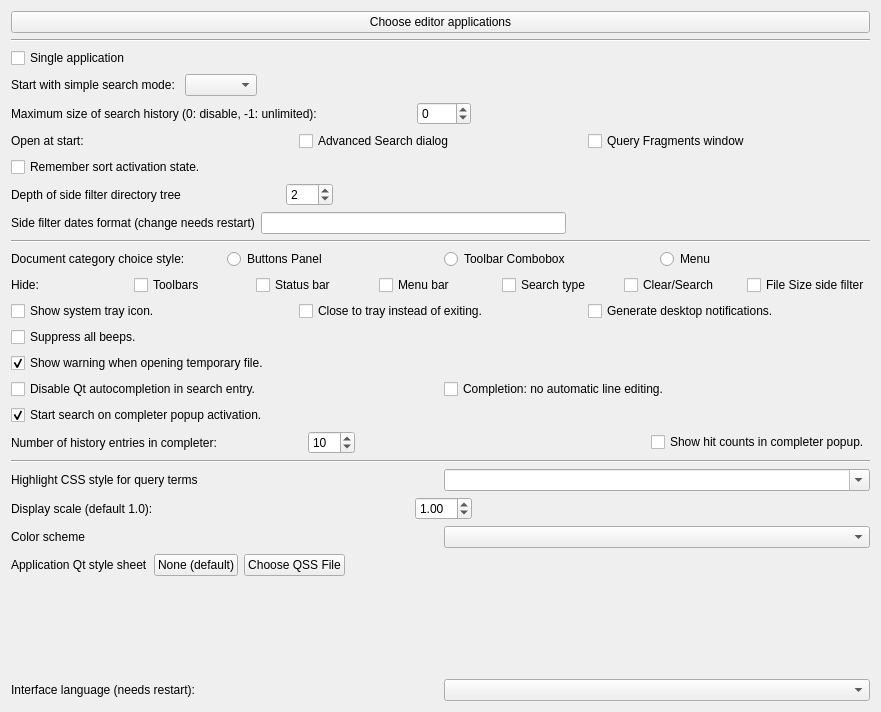
         <widget class="QWidget" name="scrollAreaWidgetContents">
          <property name="geometry">
           <rect>
            <x>0</x>
            <y>0</y>
            <width>881</width>
            <height>712</height>
           </rect>
          </property>
          <layout class="QVBoxLayout">
           <item>
            <widget class="QPushButton" name="viewActionPB">
             <property name="text">
              <string>Choose editor applications</string>
             </property>
            </widget>
           </item>
           <item>
            <widget class="Line" name="line1">
             <property name="orientation">
              <enum>Qt::Horizontal</enum>
             </property>
            </widget>
           </item>
           <item>
            <widget class="QCheckBox" name="singleappCB">
             <property name="toolTip">
              <string>If set, starting a new instance on the same index will raise an existing one.</string>
             </property>
             <property name="text">
              <string>Single application</string>
             </property>
             <property name="checked">
              <bool>false</bool>
             </property>
            </widget>
           </item>
           <item>
            <layout class="QHBoxLayout">
             <item>
              <widget class="QLabel" name="textLabelSST">
               <property name="text">
                <string>Start with simple search mode: </string>
               </property>
               <property name="wordWrap">
                <bool>false</bool>
               </property>
              </widget>
             </item>
             <item>
              <widget class="QComboBox" name="ssearchTypCMB"/>
             </item>
             <item>
              <spacer name="horizontalSpacer_12">
               <property name="orientation">
                <enum>Qt::Horizontal</enum>
               </property>
               <property name="sizeHint" stdset="0">
                <size>
                 <width>40</width>
                 <height>20</height>
                </size>
               </property>
              </spacer>
             </item>
            </layout>
           </item>
           <item>
            <layout class="QHBoxLayout" stretch="0,0,1">
             <item>
              <widget class="QLabel" name="hsLBL">
               <property name="sizePolicy">
                <sizepolicy hsizetype="Preferred" vsizetype="Preferred">
                 <horstretch>1</horstretch>
                 <verstretch>0</verstretch>
                </sizepolicy>
               </property>
               <property name="toolTip">
                <string>Limit the size of the search history. Use 0 to disable, -1 for unlimited.</string>
               </property>
               <property name="text">
                <string>Maximum size of search history (0: disable, -1: unlimited):</string>
               </property>
               <property name="wordWrap">
                <bool>false</bool>
               </property>
              </widget>
             </item>
             <item>
              <widget class="QSpinBox" name="maxHistSizeSB">
               <property name="minimum">
                <number>-1</number>
               </property>
               <property name="maximum">
                <number>1000</number>
               </property>
               <property name="value">
                <number>0</number>
               </property>
              </widget>
             </item>
             <item>
              <spacer name="horizontalSpacer_5">
               <property name="orientation">
                <enum>Qt::Horizontal</enum>
               </property>
               <property name="sizeHint" stdset="0">
                <size>
                 <width>40</width>
                 <height>20</height>
                </size>
               </property>
              </spacer>
             </item>
            </layout>
           </item>
           <item>
            <layout class="QHBoxLayout" stretch="0,1,1">
             <item>
              <widget class="QLabel" name="startLBL">
               <property name="sizePolicy">
                <sizepolicy hsizetype="Preferred" vsizetype="Preferred">
                 <horstretch>1</horstretch>
                 <verstretch>0</verstretch>
                </sizepolicy>
               </property>
               <property name="toolTip">
                <string>Things we open when starting up.</string>
               </property>
               <property name="text">
                <string>Open at start:</string>
               </property>
               <property name="wordWrap">
                <bool>false</bool>
               </property>
              </widget>
             </item>
             <item>
              <widget class="QCheckBox" name="initStartAdvCB">
               <property name="text">
                <string>Advanced Search dialog</string>
               </property>
               <property name="checked">
                <bool>false</bool>
               </property>
              </widget>
             </item>
             <item>
              <widget class="QCheckBox" name="startWithFragsToolOpenCB">
               <property name="text">
                <string>Query Fragments window</string>
               </property>
               <property name="checked">
                <bool>false</bool>
               </property>
              </widget>
             </item>
            </layout>
           </item>
           <item>
            <widget class="QCheckBox" name="keepSortCB">
             <property name="text">
              <string>Remember sort activation state.</string>
             </property>
             <property name="checked">
              <bool>false</bool>
             </property>
            </widget>
           </item>
           <item>
            <layout class="QHBoxLayout" stretch="0,0,2">
             <item>
              <widget class="QLabel" name="textLabel20">
               <property name="sizePolicy">
                <sizepolicy hsizetype="Preferred" vsizetype="Preferred">
                 <horstretch>1</horstretch>
                 <verstretch>0</verstretch>
                </sizepolicy>
               </property>
               <property name="toolTip">
                <string>Set to 0 to disable and speed up startup by avoiding tree computation.</string>
               </property>
               <property name="text">
                <string>Depth of side filter directory tree</string>
               </property>
               <property name="wordWrap">
                <bool>false</bool>
               </property>
              </widget>
             </item>
             <item>
              <widget class="QSpinBox" name="idxTreeDepthSB">
               <property name="minimum">
                <number>0</number>
               </property>
               <property name="maximum">
                <number>100</number>
               </property>
               <property name="value">
                <number>2</number>
               </property>
              </widget>
             </item>
             <item>
              <spacer name="horizontalSpacer_20">
               <property name="orientation">
                <enum>Qt::Horizontal</enum>
               </property>
               <property name="sizeHint" stdset="0">
                <size>
                 <width>40</width>
                 <height>20</height>
                </size>
               </property>
              </spacer>
             </item>
            </layout>
           </item>
           <item>
            <layout class="QHBoxLayout">
             <item>
              <widget class="QLabel" name="sidefilterdateformatLBL">
               <property name="toolTip">
                <string>See Qt QDateTimeEdit documentation. E.g. yyyy-MM-dd. Leave empty to use the default Qt/System format.</string>
               </property>
               <property name="text">
                <string>Side filter dates format (change needs restart)</string>
               </property>
               <property name="wordWrap">
                <bool>false</bool>
               </property>
              </widget>
             </item>
             <item>
              <widget class="QLineEdit" name="sidefilterdateformatLE">
               <property name="minimumSize">
                <size>
                 <width>30</width>
                 <height>0</height>
                </size>
               </property>
              </widget>
             </item>
             <item>
              <spacer name="sidefilterdateformatHSPC">
               <property name="orientation">
                <enum>Qt::Horizontal</enum>
               </property>
               <property name="sizeHint" stdset="0">
                <size>
                 <width>40</width>
                 <height>20</height>
                </size>
               </property>
              </spacer>
             </item>
            </layout>
           </item>
           <item>
            <widget class="Line" name="line2">
             <property name="orientation">
              <enum>Qt::Horizontal</enum>
             </property>
            </widget>
           </item>
           <item>
            <layout class="QHBoxLayout" name="horizontalLayout1">
             <item>
              <widget class="QLabel" name="label1">
               <property name="toolTip">
                <string>Decide if document filters are shown as radio buttons, toolbar combobox, or menu.</string>
               </property>
               <property name="text">
                <string>Document category choice style:</string>
               </property>
              </widget>
             </item>
             <item>
              <widget class="QRadioButton" name="filterBT_RB">
               <property name="text">
                <string>Buttons Panel</string>
               </property>
               <attribute name="buttonGroup">
                <string notr="true">buttonGroup_2</string>
               </attribute>
              </widget>
             </item>
             <item>
              <widget class="QRadioButton" name="filterCMB_RB">
               <property name="text">
                <string>Toolbar Combobox</string>
               </property>
               <attribute name="buttonGroup">
                <string notr="true">buttonGroup_2</string>
               </attribute>
              </widget>
             </item>
             <item>
              <widget class="QRadioButton" name="filterMN_RB">
               <property name="text">
                <string>Menu</string>
               </property>
               <attribute name="buttonGroup">
                <string notr="true">buttonGroup_2</string>
               </attribute>
              </widget>
             </item>
            </layout>
           </item>
           <item>
            <layout class="QHBoxLayout">
             <item>
              <widget class="QLabel" name="labeltb">
               <property name="toolTip">
                <string>Hide some user interface elements.</string>
               </property>
               <property name="text">
                <string>Hide:</string>
               </property>
              </widget>
             </item>
             <item>
              <widget class="QCheckBox" name="noToolbarsCB">
               <property name="text">
                <string>Toolbars</string>
               </property>
               <property name="checked">
                <bool>false</bool>
               </property>
              </widget>
             </item>
             <item>
              <widget class="QCheckBox" name="noStatusBarCB">
               <property name="text">
                <string>Status bar</string>
               </property>
               <property name="checked">
                <bool>false</bool>
               </property>
              </widget>
             </item>
             <item>
              <widget class="QCheckBox" name="noMenuBarCB">
               <property name="toolTip">
                <string>Show button instead.</string>
               </property>
               <property name="text">
                <string>Menu bar</string>
               </property>
               <property name="checked">
                <bool>false</bool>
               </property>
              </widget>
             </item>
             <item>
              <widget class="QCheckBox" name="noSSTypCMBCB">
               <property name="toolTip">
                <string>Show choice in menu only.</string>
               </property>
               <property name="text">
                <string>Search type</string>
               </property>
               <property name="checked">
                <bool>false</bool>
               </property>
              </widget>
             </item>
             <item>
              <widget class="QCheckBox" name="noClearSearchCB">
               <property name="text">
                <string>Clear/Search</string>
               </property>
               <property name="checked">
                <bool>false</bool>
               </property>
              </widget>
             </item>
             <item>
              <widget class="QCheckBox" name="noSizeFilterCB">
               <property name="toolTip">
                <string>Do not show the File Size tool in the side filters section</string>
               </property>
               <property name="text">
                <string>File Size side filter</string>
               </property>
               <property name="checked">
                <bool>false</bool>
               </property>
              </widget>
             </item>
            </layout>
           </item>
           <item>
            <layout class="QHBoxLayout">
             <item>
              <widget class="QCheckBox" name="showTrayIconCB">
               <property name="text">
                <string>Show system tray icon.</string>
               </property>
               <property name="checked">
                <bool>false</bool>
               </property>
              </widget>
             </item>
             <item>
              <widget class="QCheckBox" name="closeToTrayCB">
               <property name="text">
                <string>Close to tray instead of exiting.</string>
               </property>
               <property name="checked">
                <bool>false</bool>
               </property>
              </widget>
             </item>
             <item>
              <widget class="QCheckBox" name="trayMessagesCB">
               <property name="text">
                <string>Generate desktop notifications.</string>
               </property>
               <property name="checked">
                <bool>false</bool>
               </property>
              </widget>
             </item>
            </layout>
           </item>
           <item>
            <widget class="QCheckBox" name="noBeepsCB">
             <property name="text">
              <string>Suppress all beeps.</string>
             </property>
             <property name="checked">
              <bool>false</bool>
             </property>
            </widget>
           </item>
           <item>
            <widget class="QCheckBox" name="showTempFileWarningCB">
             <property name="text">
              <string>Show warning when opening temporary file.</string>
             </property>
             <property name="checked">
              <bool>true</bool>
             </property>
            </widget>
           </item>
           <item>
            <layout class="QHBoxLayout" name="horizontalLayout11">
             <item>
              <widget class="QCheckBox" name="ssNoCompleteCB">
               <property name="text">
                <string>Disable Qt autocompletion in search entry.</string>
               </property>
               <property name="checked">
                <bool>false</bool>
               </property>
              </widget>
             </item>
             <item>
              <widget class="QCheckBox" name="ssearchCompletePassiveCB">
               <property name="toolTip">
                <string>The completion only changes the entry when activated.</string>
               </property>
               <property name="text">
                <string>Completion: no automatic line editing.</string>
               </property>
               <property name="checked">
                <bool>false</bool>
               </property>
              </widget>
             </item>
            </layout>
           </item>
           <item>
            <widget class="QCheckBox" name="ssSearchOnCompleteCB">
             <property name="text">
              <string>Start search on completer popup activation.</string>
             </property>
             <property name="checked">
              <bool>true</bool>
             </property>
            </widget>
           </item>
           <item>
            <layout class="QHBoxLayout" name="horizontalLayout12">
             <item>
              <layout class="QHBoxLayout" stretch="0,0,1">
               <item>
                <widget class="QLabel" name="ssearchCompleterHistCntLBL">
                 <property name="sizePolicy">
                  <sizepolicy hsizetype="Preferred" vsizetype="Preferred">
                   <horstretch>1</horstretch>
                   <verstretch>0</verstretch>
                  </sizepolicy>
                 </property>
                 <property name="toolTip">
                  <string>Maximum number of history entries in completer list</string>
                 </property>
                 <property name="text">
                  <string>Number of history entries in completer:</string>
                 </property>
                 <property name="wordWrap">
                  <bool>false</bool>
                 </property>
                </widget>
               </item>
               <item>
                <widget class="QSpinBox" name="ssearchCompleterHistCntSB">
                 <property name="minimum">
                  <number>0</number>
                 </property>
                 <property name="maximum">
                  <number>100</number>
                 </property>
                 <property name="value">
                  <number>10</number>
                 </property>
                </widget>
               </item>
               <item>
                <spacer name="ssearchCompleterHistCntHSPC">
                 <property name="orientation">
                  <enum>Qt::Horizontal</enum>
                 </property>
                 <property name="sizeHint" stdset="0">
                  <size>
                   <width>40</width>
                   <height>20</height>
                  </size>
                 </property>
                </spacer>
               </item>
              </layout>
             </item>
             <item>
              <widget class="QCheckBox" name="showcompleterhitcountsCB">
               <property name="toolTip">
                <string>Displays the total number of occurences of the term in the index</string>
               </property>
               <property name="text">
                <string>Show hit counts in completer popup.</string>
               </property>
               <property name="checked">
                <bool>false</bool>
               </property>
              </widget>
             </item>
            </layout>
           </item>
           <item>
            <widget class="Line" name="line3">
             <property name="orientation">
              <enum>Qt::Horizontal</enum>
             </property>
            </widget>
           </item>
           <item>
            <layout class="QHBoxLayout">
             <item>
              <widget class="QLabel" name="textLabelqtc">
               <property name="text">
                <string>Highlight CSS style for query terms</string>
               </property>
               <property name="wordWrap">
                <bool>false</bool>
               </property>
              </widget>
             </item>
             <item>
              <widget class="QComboBox" name="qtermStyleCMB">
               <property name="minimumSize">
                <size>
                 <width>50</width>
                 <height>0</height>
                </size>
               </property>
               <property name="toolTip">
                <string>Query terms highlighting in results. &lt;br&gt;Maybe try something like &quot;color:red;background:yellow&quot; for something more lively than the default blue...</string>
               </property>
               <property name="editable">
                <bool>true</bool>
               </property>
               <property name="insertPolicy">
                <enum>QComboBox::NoInsert</enum>
               </property>
              </widget>
             </item>
            </layout>
           </item>
           <item>
            <layout class="QHBoxLayout" stretch="0,0,1">
             <item>
              <widget class="QLabel" name="wuiscaleLBL">
               <property name="sizePolicy">
                <sizepolicy hsizetype="Preferred" vsizetype="Preferred">
                 <horstretch>1</horstretch>
                 <verstretch>0</verstretch>
                </sizepolicy>
               </property>
               <property name="toolTip">
                <string>Zoom factor for the user interface. Useful if the default is not right for your screen resolution.</string>
               </property>
               <property name="text">
                <string>Display scale (default 1.0):</string>
               </property>
               <property name="wordWrap">
                <bool>false</bool>
               </property>
              </widget>
             </item>
             <item>
              <widget class="QDoubleSpinBox" name="wholeuiscaleSB">
               <property name="singleStep">
                <double>0.100000000000000</double>
               </property>
               <property name="value">
                <double>1.000000000000000</double>
               </property>
              </widget>
             </item>
             <item>
              <spacer name="wholeuiscaleHSPC">
               <property name="orientation">
                <enum>Qt::Horizontal</enum>
               </property>
               <property name="sizeHint" stdset="0">
                <size>
                 <width>40</width>
                 <height>20</height>
                </size>
               </property>
              </spacer>
             </item>
            </layout>
           </item>
           <item>
            <layout class="QHBoxLayout">
             <item>
              <widget class="QLabel" name="colorschemeLBL">
               <property name="text">
                <string>Color scheme</string>
               </property>
               <property name="wordWrap">
                <bool>false</bool>
               </property>
              </widget>
             </item>
             <item>
              <widget class="QComboBox" name="colorschemeCMB">
               <property name="minimumSize">
                <size>
                 <width>10</width>
                 <height>0</height>
                </size>
               </property>
               <property name="editable">
                <bool>false</bool>
               </property>
               <property name="insertPolicy">
                <enum>QComboBox::NoInsert</enum>
               </property>
              </widget>
             </item>
            </layout>
           </item>
           <item>
            <layout class="QHBoxLayout">
             <item>
              <widget class="QLabel" name="tLSTL">
               <property name="text">
                <string>Application Qt style sheet</string>
               </property>
               <property name="wordWrap">
                <bool>false</bool>
               </property>
              </widget>
             </item>
             <item>
              <widget class="QPushButton" name="resetSSPB">
               <property name="toolTip">
                <string>Resets the style sheet to default</string>
               </property>
               <property name="text">
                <string>None (default)</string>
               </property>
              </widget>
             </item>
             <item>
              <widget class="QPushButton" name="stylesheetPB">
               <property name="toolTip">
                <string>Opens a dialog to select the style sheet file.&lt;br&gt;Look at /usr/share/recoll/examples/recoll[-dark].qss for an example.</string>
               </property>
               <property name="text">
                <string>Choose QSS File</string>
               </property>
              </widget>
             </item>
             <item>
              <spacer name="horizontalSpacer_16">
               <property name="orientation">
                <enum>Qt::Horizontal</enum>
               </property>
               <property name="sizeHint" stdset="0">
                <size>
                 <width>40</width>
                 <height>20</height>
                </size>
               </property>
              </spacer>
             </item>
            </layout>
           </item>
           <item>
            <spacer name="spacer4">
             <property name="orientation">
              <enum>Qt::Vertical</enum>
             </property>
             <property name="sizeType">
              <enum>QSizePolicy::Expanding</enum>
             </property>
             <property name="sizeHint" stdset="0">
              <size>
               <width>20</width>
               <height>70</height>
              </size>
             </property>
            </spacer>
           </item>
           <item>
            <layout class="QHBoxLayout">
             <item>
              <widget class="QLabel" name="uilanguageLBL">
               <property name="toolTip">
                <string>Note: most translations are incomplete. Leave empty to use the system environment.</string>
               </property>
               <property name="text">
                <string>Interface language (needs restart):</string>
               </property>
               <property name="wordWrap">
                <bool>false</bool>
               </property>
              </widget>
             </item>
             <item>
              <widget class="QComboBox" name="uilanguageCMB">
               <property name="minimumSize">
                <size>
                 <width>10</width>
                 <height>0</height>
                </size>
               </property>
               <property name="editable">
                <bool>false</bool>
               </property>
               <property name="insertPolicy">
                <enum>QComboBox::NoInsert</enum>
               </property>
              </widget>
             </item>
            </layout>
           </item>
          </layout>
         </widget>
